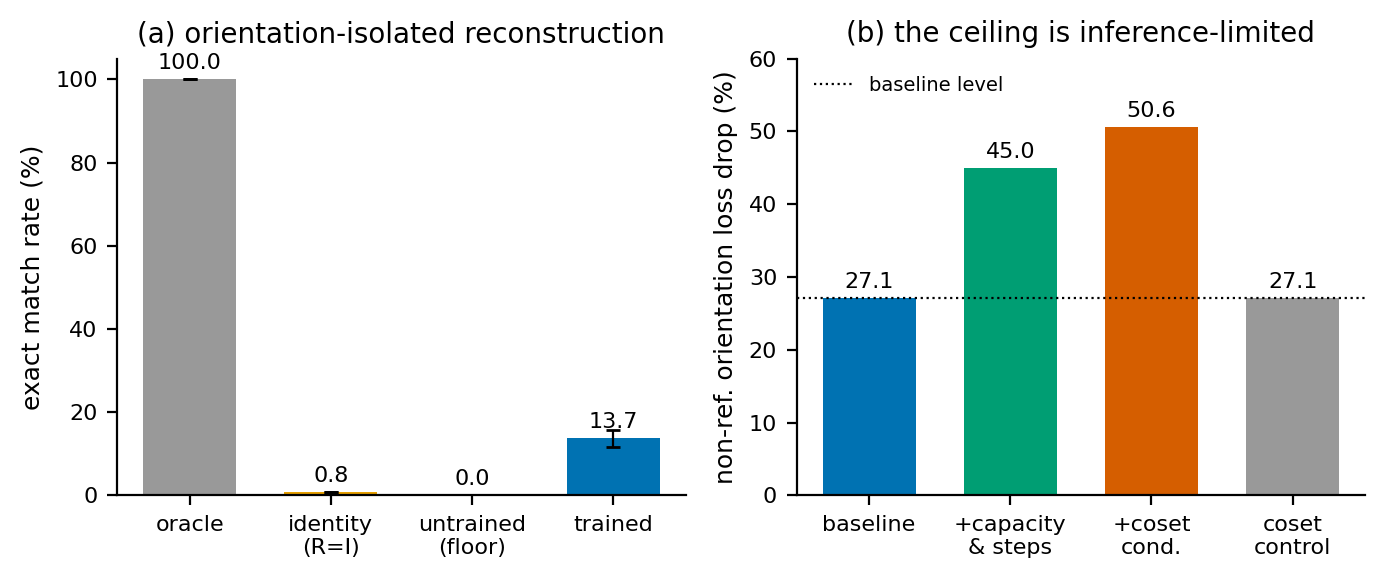

Reproduce this figure in Python.
"""Figure 2: the orientation results.

(a) Orientation-isolated StructureMatcher reconstruction rate by condition
    (true lattice+centroid+conformer; only SO(3) sampled; best-of-8; n=131).
(b) Held-out non-reference orientation loss drop under the strengthening levers,
    with the no-coset paired control.

Renders fig2_results.pdf (vector, for LaTeX) and fig2_results.png (preview).
Colorblind-safe Okabe-Ito palette. Run: python paper/figures/fig2_results.py
"""
import matplotlib
matplotlib.use("Agg")
import matplotlib.pyplot as plt

# Okabe-Ito colorblind-safe palette
OK = {"blue": "#0072B2", "orange": "#E69F00", "green": "#009E73",
      "vermillion": "#D55E00", "grey": "#999999", "black": "#000000"}

plt.rcParams.update({
    "font.size": 9, "axes.titlesize": 10, "axes.labelsize": 9,
    "xtick.labelsize": 8, "ytick.labelsize": 8, "legend.fontsize": 8,
    "axes.spines.top": False, "axes.spines.right": False,
    "figure.dpi": 150,
})

fig, (axL, axR) = plt.subplots(1, 2, figsize=(7.0, 3.0))

# ---- (a) match rate by condition ----
conds = ["oracle", "identity\n(R=I)", "untrained\n(floor)", "trained"]
rates = [100.0, 0.8, 0.0, 13.7]
colors = [OK["grey"], OK["orange"], OK["vermillion"], OK["blue"]]
rate_err = [0.0, 0.0, 0.0, 2.0]  # 3-seed s.d. on the trained match rate
bars = axL.bar(conds, rates, color=colors, width=0.66, yerr=rate_err,
               error_kw=dict(ecolor=OK["black"], elinewidth=0.8, capsize=2.5))
axL.set_ylabel("exact match rate (%)")
axL.set_title("(a) orientation-isolated reconstruction")
axL.set_ylim(0, 105)
for b, r in zip(bars, rates):
    axL.text(b.get_x() + b.get_width() / 2, r + 1.5, f"{r:.1f}",
             ha="center", va="bottom", fontsize=8)
axL.axhline(0, color=OK["black"], lw=0.6)

# ---- (b) non-reference orientation loss drop under levers ----
levers = ["baseline", "+capacity\n& steps", "+coset\ncond.", "coset\ncontrol"]
drops = [27.1, 45.0, 50.6, 27.1]
lcolors = [OK["blue"], OK["green"], OK["vermillion"], OK["grey"]]
bars2 = axR.bar(levers, drops, color=lcolors, width=0.66)
axR.set_ylabel("non-ref. orientation loss drop (%)")
axR.set_title("(b) the ceiling is inference-limited")
axR.set_ylim(0, 60)
for b, d in zip(bars2, drops):
    axR.text(b.get_x() + b.get_width() / 2, d + 0.8, f"{d:.1f}",
             ha="center", va="bottom", fontsize=8)
axR.axhline(27.1, color=OK["black"], ls=":", lw=0.8, label="baseline level")
axR.legend(loc="upper left", frameon=False, fontsize=7)

fig.tight_layout()
fig.savefig("paper/figures/fig2_results.pdf", bbox_inches="tight")
fig.savefig("paper/figures/fig2_results.png", bbox_inches="tight", dpi=200)
print("wrote fig2_results.pdf / .png")
